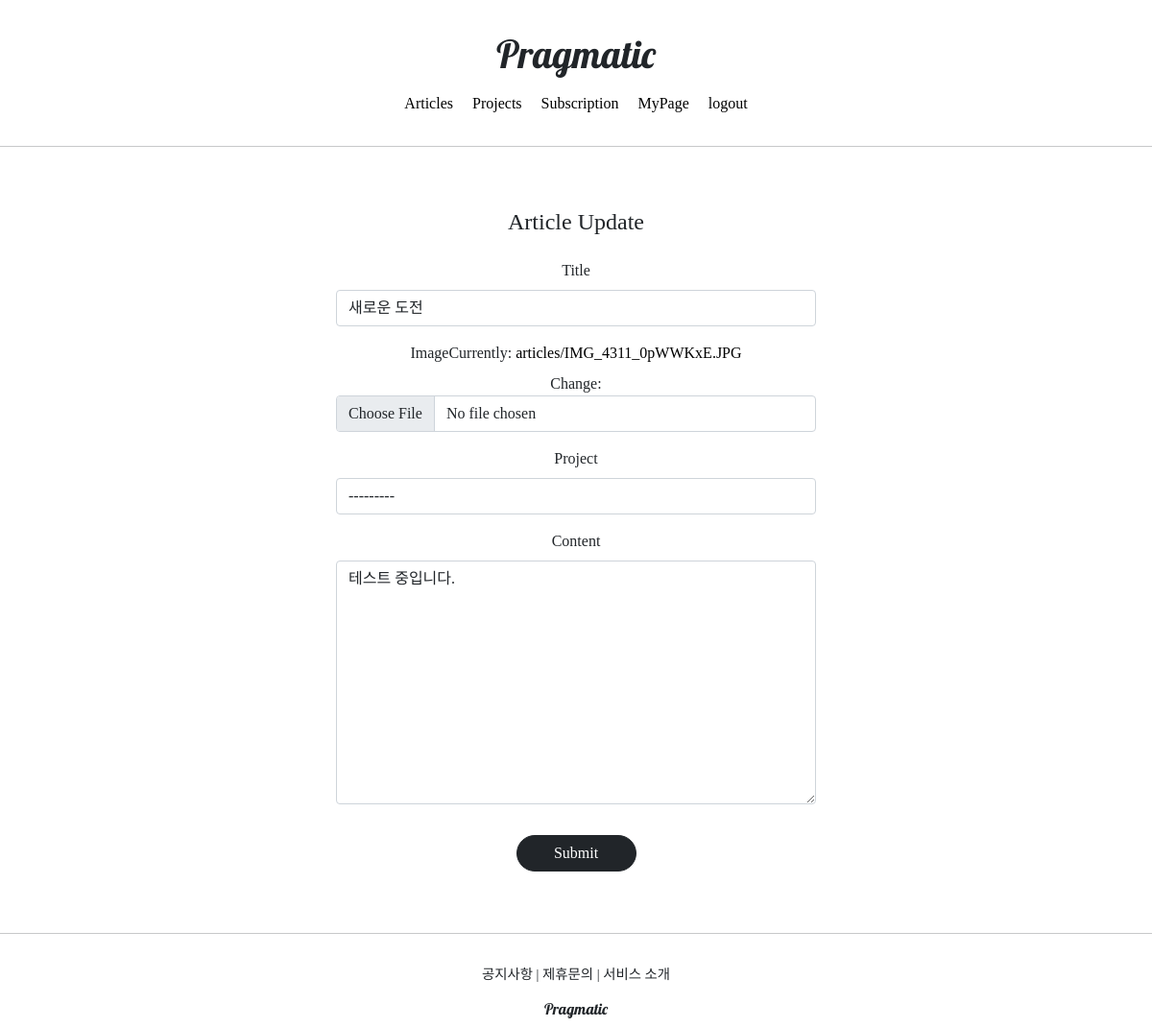
Screenshot of /articles/update/2 (signed in) with the database file from the repository.
### articleapp/models.py (models this page shows)
class Article(models.Model):
  writer = models.ForeignKey(User, on_delete=models.SET_NULL, related_name='article', null=True)
  project = models.ForeignKey(Project, on_delete=models.SET_NULL, related_name='article', null=True)
  title = models.CharField(max_length=200, null=True)
  image = models.ImageField(upload_to='articles/', null=False)
  content = models.TextField(null=True)
  created_at = models.DateField(auto_created=True, null=True)

### articleapp/views.py (the view, shortened to what this page needs)
# urls.py: path('update/<int:pk>', ArticleUpdateView.as_view(), name='update'),
@method_decorator(article_ownership_required, 'get')
@method_decorator(article_ownership_required, 'post')
class ArticleUpdateView(UpdateView):
  model = Article
  context_object_name = 'target_article'
  form_class = ArticleCreationForm
  template_name = 'articleapp/update.html'

### articleapp/forms.py
class ArticleCreationForm(ModelForm):
  content = forms.CharField(widget=forms.Textarea(attrs={'class': 'editable',
                                                         'style': 'height: auto; text-align: left;'}))
  project = forms.ModelChoiceField(queryset=Project.objects.all(), required=False)
  class Meta:
    model = Article
    fields = ['title', 'image', 'project', 'content']

### articleapp/templates/articleapp/update.html (shortened to what this page needs)
{% extends 'base.html' %}
{% load bootstrap4 %}
{% block content %}
<link rel="stylesheet" href="//cdn.jsdelivr.net/npm/medium-editor@latest/dist/css/medium-editor.min.css" type="text/css" media="screen" charset="utf-8">
  <div style="text-align: center; max-width: 500px; margin: 4rem auto;">
    <div class="mb-4">
      <h4>
        Article Update
      </h4>
    </div>
    <form action="{% url 'articleapp:update' pk=target_article.pk%}" method="post" enctype="multipart/form-data">
      {% bootstrap_form form %}
      <input type="submit" class="btn btn-dark rounded-pill col-3 mt-3">
    </form>
  </div>
{% endblock %}

### static/base.css (style rules this page uses)
a { color: black; text-decoration: none; }

### rows the page displays
Article: title "새로운 도전", project "---------", content "테스트 중입니다."
